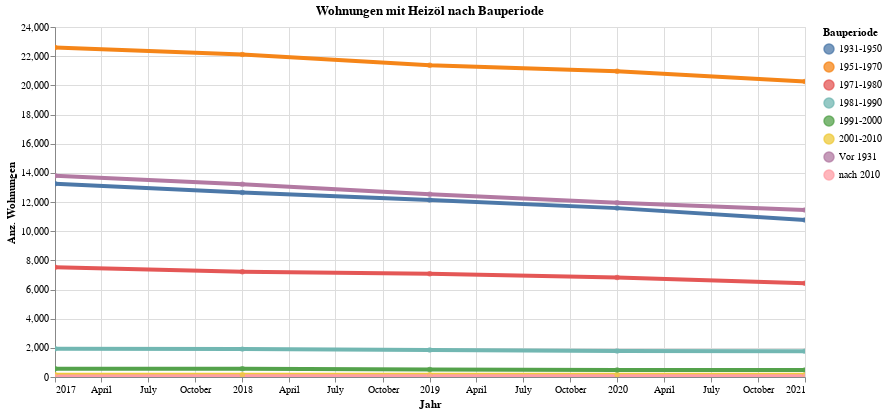

Here is the notebook cell this chart was saved with:
### Code cell
highlight = alt.selection(type='single', on='mouseover',
                          fields=['Bauperiode'], nearest=True)
#x='date:StichtagDatJahr',
base = alt.Chart(myAgg.reset_index(), title="Wohnungen mit Heizöl nach Bauperiode").encode(
    x=alt.X('Jahr', axis=alt.Axis(title='Jahr'))# , axis=alt.Axis(format='%', title='percentage')
    , y=alt.X('sum_AnzHeizöl', axis=alt.Axis(title='Anz. Wohnungen'))
    , color=alt.Color('Bauperiode', legend=alt.Legend(title="Bauperiode", orient="right"))  
    ,tooltip=['Jahr', 'Bauperiode','sum_AnzHeizöl', 'sum_AnzGas','sum_AnzWärmepumpen', 'sum_AnzGas', 'sum_Fernwärme', 'sum_AnzHolz', 'sum_AnzAndere']    
)
points = base.mark_circle().encode(
    opacity=alt.value(0.75)
).add_selection(
    highlight
).properties(
    width=750 , height=350
)
lines = base.mark_line().encode(
    size=alt.condition(~highlight, alt.value(0.5), alt.value(4))
).interactive()

lines + points

### Figure 1 — Vega-Lite specification as saved in the notebook (floating-point values rounded to 4 significant figures)
{"config": {"view": {"continuousWidth": 400, "continuousHeight": 300}}, "layer": [{"mark": "line", "encoding": {"color": {"type": "nominal", "field": "Bauperiode", "legend": {"orient": "right", "title": "Bauperiode"}}, "size": {"condition": {"value": 0.5, "selection": {"not": "selector009"}}, "value": 4}, "tooltip": [{"type": "temporal", "field": "Jahr"}, {"type": "nominal", "field": "Bauperiode"}, {"type": "quantitative", "field": "sum_AnzHeizöl"}, {"type": "quantitative", "field": "sum_AnzGas"}, {"type": "quantitative", "field": "sum_AnzWärmepumpen"}, {"type": "quantitative", "field": "sum_AnzGas"}, {"type": "quantitative", "field": "sum_Fernwärme"}, {"type": "quantitative", "field": "sum_AnzHolz"}, {"type": "quantitative", "field": "sum_AnzAndere"}], "x": {"type": "temporal", "axis": {"title": "Jahr"}, "field": "Jahr"}, "y": {"type": "quantitative", "axis": {"title": "Anz. Wohnungen"}, "field": "sum_AnzHeizöl"}}, "selection": {"selector010": {"type": "interval", "bind": "scales", "encodings": ["x", "y"]}}, "title": "Wohnungen mit Heizöl nach Bauperiode"}, {"mark": "circle", "encoding": {"color": {"type": "nominal", "field": "Bauperiode", "legend": {"orient": "right", "title": "Bauperiode"}}, "opacity": {"value": 0.75}, "tooltip": [{"type": "temporal", "field": "Jahr"}, {"type": "nominal", "field": "Bauperiode"}, {"type": "quantitative", "field": "sum_AnzHeizöl"}, {"type": "quantitative", "field": "sum_AnzGas"}, {"type": "quantitative", "field": "sum_AnzWärmepumpen"}, {"type": "quantitative", "field": "sum_AnzGas"}, {"type": "quantitative", "field": "sum_Fernwärme"}, {"type": "quantitative", "field": "sum_AnzHolz"}, {"type": "quantitative", "field": "sum_AnzAndere"}], "x": {"type": "temporal", "axis": {"title": "Jahr"}, "field": "Jahr"}, "y": {"type": "quantitative", "axis": {"title": "Anz. Wohnungen"}, "field": "sum_AnzHeizöl"}}, "height": 350, "selection": {"selector009": {"type": "single", "on": "mouseover", "fields": ["Bauperiode"], "nearest": true}}, "title": "Wohnungen mit Heizöl nach Bauperiode", "width": 750}], "data": {"name": "data-39b0f7dc65b8d339ebaa77814799b2d0"}, "$schema": "https://vega.github.io/schema/vega-lite/v4.8.1.json", "datasets": {"data-39b0f7dc65b8d339ebaa77814799b2d0": [{"Jahr": "2017-01-01T00:00:00", "Bauperiode": "1931-1950", "sum_AnzHeizöl": 13253, "sum_AnzGas": 17489, "sum_Fernwärme": 4876, "sum_AnzWärmepumpen": 1178, "sum_AnzHolz": 182, "sum_AnzAndere": 29}, {"Jahr": "2017-01-01T00:00:00", "Bauperiode": "1951-1970", "sum_AnzHeizöl": 22596, "sum_AnzGas": 19855, "sum_Fernwärme": 9226, "sum_AnzWärmepumpen": 901, "sum_AnzHolz": 164, "sum_AnzAndere": 9}, {"Jahr": "2017-01-01T00:00:00", "Bauperiode": "1971-1980", "sum_AnzHeizöl": 7533, "sum_AnzGas": 8689, "sum_Fernwärme": 2837, "sum_AnzWärmepumpen": 681, "sum_AnzHolz": 9, "sum_AnzAndere": 64}, {"Jahr": "2017-01-01T00:00:00", "Bauperiode": "1981-1990", "sum_AnzHeizöl": 1940, "sum_AnzGas": 7715, "sum_Fernwärme": 1864, "sum_AnzWärmepumpen": 89, "sum_AnzHolz": 3, "sum_AnzAndere": 13}, {"Jahr": "2017-01-01T00:00:00", "Bauperiode": "1991-2000", "sum_AnzHeizöl": 570, "sum_AnzGas": 5570, "sum_Fernwärme": 2120, "sum_AnzWärmepumpen": 94, "sum_AnzHolz": 0, "sum_AnzAndere": 25}, {"Jahr": "2017-01-01T00:00:00", "Bauperiode": "2001-2010", "sum_AnzHeizöl": 152, "sum_AnzGas": 4782, "sum_Fernwärme": 5835, "sum_AnzWärmepumpen": 1555, "sum_AnzHolz": 1009, "sum_AnzAndere": 470}, {"Jahr": "2017-01-01T00:00:00", "Bauperiode": "Vor 1931", "sum_AnzHeizöl": 13800, "sum_AnzGas": 42534, "sum_Fernwärme": 2801, "sum_AnzWärmepumpen": 1196, "sum_AnzHolz": 439, "sum_AnzAndere": 271}, {"Jahr": "2017-01-01T00:00:00", "Bauperiode": "nach 2010", "sum_AnzHeizöl": 32, "sum_AnzGas": 2004, "sum_Fernwärme": 6728, "sum_AnzWärmepumpen": 8694, "sum_AnzHolz": 346, "sum_AnzAndere": 27}, {"Jahr": "2018-01-01T00:00:00", "Bauperiode": "nach 2010", "sum_AnzHeizöl": 43, "sum_AnzGas": 2129, "sum_Fernwärme": 7719, "sum_AnzWärmepumpen": 10843, "sum_AnzHolz": 395, "sum_AnzAndere": 27}, {"Jahr": "2018-01-01T00:00:00", "Bauperiode": "Vor 1931", "sum_AnzHeizöl": 13225, "sum_AnzGas": 43022, "sum_Fernwärme": 2833, "sum_AnzWärmepumpen": 1269, "sum_AnzHolz": 439, "sum_AnzAndere": 259}, {"Jahr": "2018-01-01T00:00:00", "Bauperiode": "2001-2010", "sum_AnzHeizöl": 160, "sum_AnzGas": 4783, "sum_Fernwärme": 5835, "sum_AnzWärmepumpen": 1595, "sum_AnzHolz": 1009, "sum_AnzAndere": 461}, {"Jahr": "2018-01-01T00:00:00", "Bauperiode": "1991-2000", "sum_AnzHeizöl": 559, "sum_AnzGas": 5573, "sum_Fernwärme": 2120, "sum_AnzWärmepumpen": 102, "sum_AnzHolz": 0, "sum_AnzAndere": 25}, {"Jahr": "2018-01-01T00:00:00", "Bauperiode": "1951-1970", "sum_AnzHeizöl": 22117, "sum_AnzGas": 20291, "sum_Fernwärme": 9264, "sum_AnzWärmepumpen": 961, "sum_AnzHolz": 172, "sum_AnzAndere": 9}, {"Jahr": "2018-01-01T00:00:00", "Bauperiode": "1971-1980", "sum_AnzHeizöl": 7213, "sum_AnzGas": 8961, "sum_Fernwärme": 2838, "sum_AnzWärmepumpen": 692, "sum_AnzHolz": 9, "sum_AnzAndere": 64}, {"Jahr": "2018-01-01T00:00:00", "Bauperiode": "1931-1950", "sum_AnzHeizöl": 12658, "sum_AnzGas": 17703, "sum_Fernwärme": 4868, "sum_AnzWärmepumpen": 1220, "sum_AnzHolz": 183, "sum_AnzAndere": 28}, {"Jahr": "2018-01-01T00:00:00", "Bauperiode": "1981-1990", "sum_AnzHeizöl": 1912, "sum_AnzGas": 7730, "sum_Fernwärme": 1867, "sum_AnzWärmepumpen": 90, "sum_AnzHolz": 5, "sum_AnzAndere": 14}, {"Jahr": "2019-01-01T00:00:00", "Bauperiode": "2001-2010", "sum_AnzHeizöl": 152, "sum_AnzGas": 4846, "sum_Fernwärme": 5834, "sum_AnzWärmepumpen": 1600, "sum_AnzHolz": 1007, "sum_AnzAndere": 393}, {"Jahr": "2019-01-01T00:00:00", "Bauperiode": "nach 2010", "sum_AnzHeizöl": 55, "sum_AnzGas": 2276, "sum_Fernwärme": 8540, "sum_AnzWärmepumpen": 11872, "sum_AnzHolz": 395, "sum_AnzAndere": 60}, {"Jahr": "2019-01-01T00:00:00", "Bauperiode": "Vor 1931", "sum_AnzHeizöl": 12535, "sum_AnzGas": 43592, "sum_Fernwärme": 2828, "sum_AnzWärmepumpen": 1373, "sum_AnzHolz": 439, "sum_AnzAndere": 256}, {"Jahr": "2019-01-01T00:00:00", "Bauperiode": "1991-2000", "sum_AnzHeizöl": 517, "sum_AnzGas": 5592, "sum_Fernwärme": 2121, "sum_AnzWärmepumpen": 133, "sum_AnzHolz": 0, "sum_AnzAndere": 25}, {"Jahr": "2019-01-01T00:00:00", "Bauperiode": "1981-1990", "sum_AnzHeizöl": 1846, "sum_AnzGas": 7775, "sum_Fernwärme": 1898, "sum_AnzWärmepumpen": 90, "sum_AnzHolz": 5, "sum_AnzAndere": 14}, {"Jahr": "2019-01-01T00:00:00", "Bauperiode": "1971-1980", "sum_AnzHeizöl": 7085, "sum_AnzGas": 8968, "sum_Fernwärme": 2928, "sum_AnzWärmepumpen": 767, "sum_AnzHolz": 9, "sum_AnzAndere": 64}, {"Jahr": "2019-01-01T00:00:00", "Bauperiode": "1951-1970", "sum_AnzHeizöl": 21376, "sum_AnzGas": 20712, "sum_Fernwärme": 9362, "sum_AnzWärmepumpen": 1035, "sum_AnzHolz": 177, "sum_AnzAndere": 9}, {"Jahr": "2019-01-01T00:00:00", "Bauperiode": "1931-1950", "sum_AnzHeizöl": 12140, "sum_AnzGas": 18061, "sum_Fernwärme": 4866, "sum_AnzWärmepumpen": 1274, "sum_AnzHolz": 206, "sum_AnzAndere": 28}, {"Jahr": "2020-01-01T00:00:00", "Bauperiode": "nach 2010", "sum_AnzHeizöl": 55, "sum_AnzGas": 2320, "sum_Fernwärme": 9490, "sum_AnzWärmepumpen": 12648, "sum_AnzHolz": 381, "sum_AnzAndere": 70}, {"Jahr": "2020-01-01T00:00:00", "Bauperiode": "2001-2010", "sum_AnzHeizöl": 152, "sum_AnzGas": 4853, "sum_Fernwärme": 5929, "sum_AnzWärmepumpen": 1759, "sum_AnzHolz": 1009, "sum_AnzAndere": 216}, {"Jahr": "2020-01-01T00:00:00", "Bauperiode": "1991-2000", "sum_AnzHeizöl": 484, "sum_AnzGas": 5526, "sum_Fernwärme": 2205, "sum_AnzWärmepumpen": 147, "sum_AnzHolz": 0, "sum_AnzAndere": 25}, {"Jahr": "2020-01-01T00:00:00", "Bauperiode": "Vor 1931", "sum_AnzHeizöl": 11957, "sum_AnzGas": 43928, "sum_Fernwärme": 2808, "sum_AnzWärmepumpen": 1723, "sum_AnzHolz": 434, "sum_AnzAndere": 256}, {"Jahr": "2020-01-01T00:00:00", "Bauperiode": "1971-1980", "sum_AnzHeizöl": 6827, "sum_AnzGas": 9199, "sum_Fernwärme": 2922, "sum_AnzWärmepumpen": 816, "sum_AnzHolz": 8, "sum_AnzAndere": 64}, {"Jahr": "2020-01-01T00:00:00", "Bauperiode": "1951-1970", "sum_AnzHeizöl": 20969, "sum_AnzGas": 20786, "sum_Fernwärme": 9441, "sum_AnzWärmepumpen": 1145, "sum_AnzHolz": 177, "sum_AnzAndere": 9}, {"Jahr": "2020-01-01T00:00:00", "Bauperiode": "1931-1950", "sum_AnzHeizöl": 11580, "sum_AnzGas": 18373, "sum_Fernwärme": 4796, "sum_AnzWärmepumpen": 1389, "sum_AnzHolz": 205, "sum_AnzAndere": 27}, {"Jahr": "2020-01-01T00:00:00", "Bauperiode": "1981-1990", "sum_AnzHeizöl": 1776, "sum_AnzGas": 7717, "sum_Fernwärme": 1899, "sum_AnzWärmepumpen": 298, "sum_AnzHolz": 5, "sum_AnzAndere": 14}, {"Jahr": "2021-01-01T00:00:00", "Bauperiode": "Vor 1931", "sum_AnzHeizöl": 11457, "sum_AnzGas": 44004, "sum_Fernwärme": 2879, "sum_AnzWärmepumpen": 2073, "sum_AnzHolz": 446, "sum_AnzAndere": 238}, {"Jahr": "2021-01-01T00:00:00", "Bauperiode": "1931-1950", "sum_AnzHeizöl": 10765, "sum_AnzGas": 18573, "sum_Fernwärme": 4645, "sum_AnzWärmepumpen": 1617, "sum_AnzHolz": 216, "sum_AnzAndere": 17}, {"Jahr": "2021-01-01T00:00:00", "Bauperiode": "1951-1970", "sum_AnzHeizöl": 20256, "sum_AnzGas": 20860, "sum_Fernwärme": 9422, "sum_AnzWärmepumpen": 1370, "sum_AnzHolz": 182, "sum_AnzAndere": 9}, {"Jahr": "2021-01-01T00:00:00", "Bauperiode": "1971-1980", "sum_AnzHeizöl": 6434, "sum_AnzGas": 9460, "sum_Fernwärme": 2893, "sum_AnzWärmepumpen": 818, "sum_AnzHolz": 15, "sum_AnzAndere": 64}, {"Jahr": "2021-01-01T00:00:00", "Bauperiode": "1981-1990", "sum_AnzHeizöl": 1774, "sum_AnzGas": 7623, "sum_Fernwärme": 1904, "sum_AnzWärmepumpen": 309, "sum_AnzHolz": 18, "sum_AnzAndere": 14}, {"Jahr": "2021-01-01T00:00:00", "Bauperiode": "1991-2000", "sum_AnzHeizöl": 480, "sum_AnzGas": 5432, "sum_Fernwärme": 2208, "sum_AnzWärmepumpen": 243, "sum_AnzHolz": 0, "sum_AnzAndere": 25}, {"Jahr": "2021-01-01T00:00:00", "Bauperiode": "2001-2010", "sum_AnzHeizöl": 146, "sum_AnzGas": 4845, "sum_Fernwärme": 5936, "sum_AnzWärmepumpen": 1787, "sum_AnzHolz": 1010, "sum_AnzAndere": 196}, {"Jahr": "2021-01-01T00:00:00", "Bauperiode": "nach 2010", "sum_AnzHeizöl": 53, "sum_AnzGas": 2538, "sum_Fernwärme": 10003, "sum_AnzWärmepumpen": 13852, "sum_AnzHolz": 381, "sum_AnzAndere": 74}]}}
